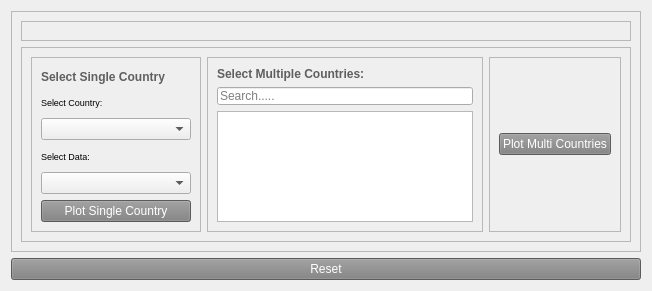
                <widget class="QWidget" name="tab_3">
                 <attribute name="title">
                  <string>Grapgh</string>
                 </attribute>
                 <layout class="QVBoxLayout" name="verticalLayout_11">
                  <item>
                   <widget class="QFrame" name="frame_11">
                    <property name="frameShape">
                     <enum>QFrame::StyledPanel</enum>
                    </property>
                    <property name="frameShadow">
                     <enum>QFrame::Raised</enum>
                    </property>
                    <layout class="QVBoxLayout" name="verticalLayout_13">
                     <item>
                      <widget class="QFrame" name="frame_16">
                       <property name="frameShape">
                        <enum>QFrame::StyledPanel</enum>
                       </property>
                       <property name="frameShadow">
                        <enum>QFrame::Raised</enum>
                       </property>
                       <layout class="QHBoxLayout" name="horizontalLayout_6">
                        <item>
                         <layout class="QVBoxLayout" name="verticalLayout_12"/>
                        </item>
                       </layout>
                      </widget>
                     </item>
                     <item>
                      <widget class="QFrame" name="frame_12">
                       <property name="maximumSize">
                        <size>
                         <width>16777215</width>
                         <height>195</height>
                        </size>
                       </property>
                       <property name="frameShape">
                        <enum>QFrame::StyledPanel</enum>
                       </property>
                       <property name="frameShadow">
                        <enum>QFrame::Raised</enum>
                       </property>
                       <layout class="QHBoxLayout" name="horizontalLayout_5">
                        <item>
                         <widget class="QFrame" name="frame_13">
                          <property name="frameShape">
                           <enum>QFrame::StyledPanel</enum>
                          </property>
                          <property name="frameShadow">
                           <enum>QFrame::Raised</enum>
                          </property>
                          <layout class="QVBoxLayout" name="verticalLayout_14">
                           <item alignment="Qt::AlignHCenter">
                            <widget class="QLabel" name="label_15">
                             <property name="minimumSize">
                              <size>
                               <width>150</width>
                               <height>0</height>
                              </size>
                             </property>
                             <property name="font">
                              <font>
                               <weight>75</weight>
                               <bold>true</bold>
                              </font>
                             </property>
                             <property name="styleSheet">
                              <string notr="true">color:#5f5f5f</string>
                             </property>
                             <property name="text">
                              <string>Select Single Country</string>
                             </property>
                            </widget>
                           </item>
                           <item>
                            <widget class="QLabel" name="label_13">
                             <property name="font">
                              <font>
                               <pointsize>7</pointsize>
                              </font>
                             </property>
                             <property name="text">
                              <string>Select Country:</string>
                             </property>
                            </widget>
                           </item>
                           <item>
                            <widget class="QComboBox" name="combo_country"/>
                           </item>
                           <item>
                            <widget class="QLabel" name="label_14">
                             <property name="font">
                              <font>
                               <pointsize>7</pointsize>
                              </font>
                             </property>
                             <property name="text">
                              <string>Select Data:</string>
                             </property>
                            </widget>
                           </item>
                           <item>
                            <widget class="QComboBox" name="combo_data"/>
                           </item>
                           <item>
                            <widget class="QPushButton" name="btn_plot_single">
                             <property name="styleSheet">
                              <string notr="true">background-color: #808080; /* Gray color code */
color: white;

</string>
                             </property>
                             <property name="text">
                              <string>Plot Single Country</string>
                             </property>
                            </widget>
                           </item>
                          </layout>
                         </widget>
                        </item>
                        <item>
                         <widget class="QFrame" name="frame_14">
                          <property name="maximumSize">
                           <size>
                            <width>600</width>
                            <height>16777215</height>
                           </size>
                          </property>
                          <property name="frameShape">
                           <enum>QFrame::StyledPanel</enum>
                          </property>
                          <property name="frameShadow">
                           <enum>QFrame::Raised</enum>
                          </property>
                          <layout class="QVBoxLayout" name="verticalLayout_15">
                           <item>
                            <widget class="QLabel" name="label_11">
                             <property name="font">
                              <font>
                               <weight>75</weight>
                               <bold>true</bold>
                              </font>
                             </property>
                             <property name="styleSheet">
                              <string notr="true">color: #5f5f5f</string>
                             </property>
                             <property name="text">
                              <string>Select Multiple Countries:</string>
                             </property>
                            </widget>
                           </item>
                           <item>
                            <widget class="QLineEdit" name="search_input">
                             <property name="maximumSize">
                              <size>
                               <width>16777215</width>
                               <height>18</height>
                              </size>
                             </property>
                             <property name="placeholderText">
                              <string>Search.....</string>
                             </property>
                            </widget>
                           </item>
                           <item>
                            <widget class="QListWidget" name="list_multi_country"/>
                           </item>
                          </layout>
                         </widget>
                        </item>
                        <item>
                         <widget class="QFrame" name="frame_15">
                          <property name="maximumSize">
                           <size>
                            <width>150</width>
                            <height>16777215</height>
                           </size>
                          </property>
                          <property name="frameShape">
                           <enum>QFrame::StyledPanel</enum>
                          </property>
                          <property name="frameShadow">
                           <enum>QFrame::Raised</enum>
                          </property>
                          <layout class="QVBoxLayout" name="verticalLayout_16">
                           <item>
                            <widget class="QPushButton" name="btn_plot_multi">
                             <property name="styleSheet">
                              <string notr="true">background-color: #808080; /* Gray color code */
color: white;

</string>
                             </property>
                             <property name="text">
                              <string>Plot Multi Countries</string>
                             </property>
                            </widget>
                           </item>
                          </layout>
                         </widget>
                        </item>
                       </layout>
                      </widget>
                     </item>
                    </layout>
                   </widget>
                  </item>
                  <item>
                   <widget class="QPushButton" name="btn_reset">
                    <property name="styleSheet">
                     <string notr="true">background-color: #808080; /* Gray color code */
color: white;
</string>
                    </property>
                    <property name="text">
                     <string>Reset</string>
                    </property>
                   </widget>
                  </item>
                 </layout>
                 <zorder>btn_reset</zorder>
                 <zorder>frame_11</zorder>
                </widget>
